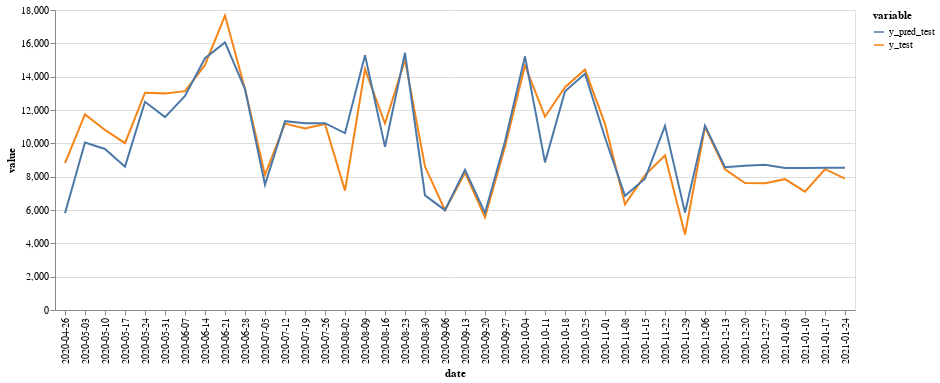

Notebook code for this chart:
### Code cell
mod_chart_test = alt.Chart(model_results.melt(id_vars=['date'], value_vars=['y_test','y_pred_test']).dropna()).encode(
    x='date',
    y='value',
    color='variable'
).mark_line()

mod_chart_test

### Figure 1 — Vega-Lite specification as saved in the notebook (floating-point values rounded to 4 significant figures)
{"config": {"view": {"continuousWidth": 300, "continuousHeight": 300}}, "data": {"name": "data-4b649abcc87a9429bb39e57a9e614f66"}, "mark": {"type": "line"}, "encoding": {"color": {"field": "variable", "type": "nominal"}, "x": {"field": "date", "type": "nominal"}, "y": {"field": "value", "type": "quantitative"}}, "$schema": "https://vega.github.io/schema/vega-lite/v5.20.1.json", "datasets": {"data-4b649abcc87a9429bb39e57a9e614f66": [{"date": "2020-04-26", "variable": "y_test", "value": 8819.0}, {"date": "2020-05-03", "variable": "y_test", "value": 11740.0}, {"date": "2020-05-10", "variable": "y_test", "value": 10800.0}, {"date": "2020-05-17", "variable": "y_test", "value": 10010.0}, {"date": "2020-05-24", "variable": "y_test", "value": 13040.0}, {"date": "2020-05-31", "variable": "y_test", "value": 13000.0}, {"date": "2020-06-07", "variable": "y_test", "value": 13130.0}, {"date": "2020-06-14", "variable": "y_test", "value": 14700.0}, {"date": "2020-06-21", "variable": "y_test", "value": 17670.0}, {"date": "2020-06-28", "variable": "y_test", "value": 13270.0}, {"date": "2020-07-05", "variable": "y_test", "value": 8107.0}, {"date": "2020-07-12", "variable": "y_test", "value": 11180.0}, {"date": "2020-07-19", "variable": "y_test", "value": 10890.0}, {"date": "2020-07-26", "variable": "y_test", "value": 11160.0}, {"date": "2020-08-02", "variable": "y_test", "value": 7160.0}, {"date": "2020-08-09", "variable": "y_test", "value": 14450.0}, {"date": "2020-08-16", "variable": "y_test", "value": 11190.0}, {"date": "2020-08-23", "variable": "y_test", "value": 15010.0}, {"date": "2020-08-30", "variable": "y_test", "value": 8606.0}, {"date": "2020-09-06", "variable": "y_test", "value": 5991.0}, {"date": "2020-09-13", "variable": "y_test", "value": 8239.0}, {"date": "2020-09-20", "variable": "y_test", "value": 5562.0}, {"date": "2020-09-27", "variable": "y_test", "value": 9797.0}, {"date": "2020-10-04", "variable": "y_test", "value": 14670.0}, {"date": "2020-10-11", "variable": "y_test", "value": 11600.0}, {"date": "2020-10-18", "variable": "y_test", "value": 13370.0}, {"date": "2020-10-25", "variable": "y_test", "value": 14430.0}, {"date": "2020-11-01", "variable": "y_test", "value": 11170.0}, {"date": "2020-11-08", "variable": "y_test", "value": 6341.0}, {"date": "2020-11-15", "variable": "y_test", "value": 8095.0}, {"date": "2020-11-22", "variable": "y_test", "value": 9269.0}, {"date": "2020-11-29", "variable": "y_test", "value": 4532.0}, {"date": "2020-12-06", "variable": "y_test", "value": 10980.0}, {"date": "2020-12-13", "variable": "y_test", "value": 8448.0}, {"date": "2020-12-20", "variable": "y_test", "value": 7617.0}, {"date": "2020-12-27", "variable": "y_test", "value": 7610.0}, {"date": "2021-01-03", "variable": "y_test", "value": 7850.0}, {"date": "2021-01-10", "variable": "y_test", "value": 7105.0}, {"date": "2021-01-17", "variable": "y_test", "value": 8447.0}, {"date": "2021-01-24", "variable": "y_test", "value": 7885.0}, {"date": "2020-04-26", "variable": "y_pred_test", "value": 5802.0}, {"date": "2020-05-03", "variable": "y_pred_test", "value": 10050.0}, {"date": "2020-05-10", "variable": "y_pred_test", "value": 9661.0}, {"date": "2020-05-17", "variable": "y_pred_test", "value": 8602.0}, {"date": "2020-05-24", "variable": "y_pred_test", "value": 12490.0}, {"date": "2020-05-31", "variable": "y_pred_test", "value": 11570.0}, {"date": "2020-06-07", "variable": "y_pred_test", "value": 12840.0}, {"date": "2020-06-14", "variable": "y_pred_test", "value": 15110.0}, {"date": "2020-06-21", "variable": "y_pred_test", "value": 16060.0}, {"date": "2020-06-28", "variable": "y_pred_test", "value": 13260.0}, {"date": "2020-07-05", "variable": "y_pred_test", "value": 7515.0}, {"date": "2020-07-12", "variable": "y_pred_test", "value": 11330.0}, {"date": "2020-07-19", "variable": "y_pred_test", "value": 11200.0}, {"date": "2020-07-26", "variable": "y_pred_test", "value": 11210.0}, {"date": "2020-08-02", "variable": "y_pred_test", "value": 10610.0}, {"date": "2020-08-09", "variable": "y_pred_test", "value": 15290.0}, {"date": "2020-08-16", "variable": "y_pred_test", "value": 9786.0}, {"date": "2020-08-23", "variable": "y_pred_test", "value": 15430.0}, {"date": "2020-08-30", "variable": "y_pred_test", "value": 6877.0}, {"date": "2020-09-06", "variable": "y_pred_test", "value": 5993.0}, {"date": "2020-09-13", "variable": "y_pred_test", "value": 8409.0}, {"date": "2020-09-20", "variable": "y_pred_test", "value": 5825.0}, {"date": "2020-09-27", "variable": "y_pred_test", "value": 10100.0}, {"date": "2020-10-04", "variable": "y_pred_test", "value": 15220.0}, {"date": "2020-10-11", "variable": "y_pred_test", "value": 8857.0}, {"date": "2020-10-18", "variable": "y_pred_test", "value": 13130.0}, {"date": "2020-10-25", "variable": "y_pred_test", "value": 14180.0}, {"date": "2020-11-01", "variable": "y_pred_test", "value": 10350.0}, {"date": "2020-11-08", "variable": "y_pred_test", "value": 6850.0}, {"date": "2020-11-15", "variable": "y_pred_test", "value": 7881.0}, {"date": "2020-11-22", "variable": "y_pred_test", "value": 11050.0}, {"date": "2020-11-29", "variable": "y_pred_test", "value": 5842.0}, {"date": "2020-12-06", "variable": "y_pred_test", "value": 11060.0}, {"date": "2020-12-13", "variable": "y_pred_test", "value": 8563.0}, {"date": "2020-12-20", "variable": "y_pred_test", "value": 8655.0}, {"date": "2020-12-27", "variable": "y_pred_test", "value": 8711.0}, {"date": "2021-01-03", "variable": "y_pred_test", "value": 8516.0}, {"date": "2021-01-10", "variable": "y_pred_test", "value": 8521.0}, {"date": "2021-01-17", "variable": "y_pred_test", "value": 8528.0}, {"date": "2021-01-24", "variable": "y_pred_test", "value": 8529.0}]}}
